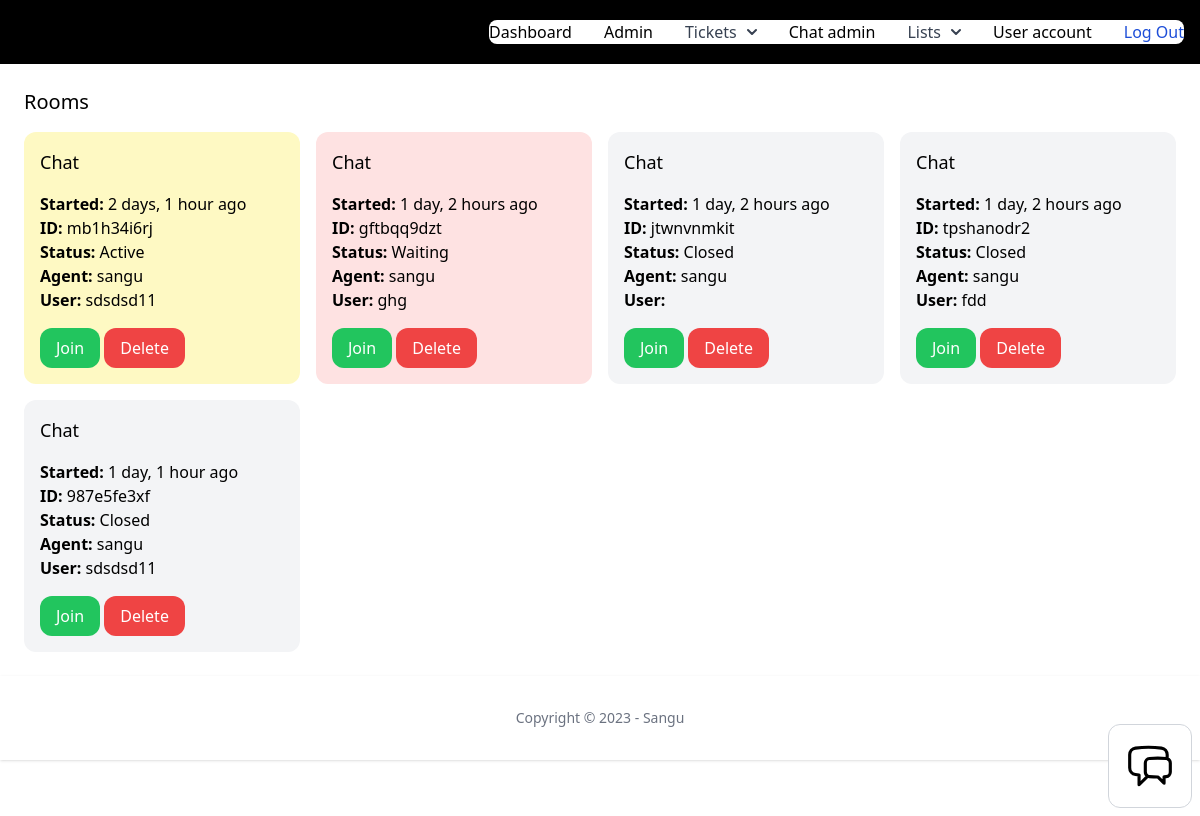
The app's page /chat-admin (signed in), older data.
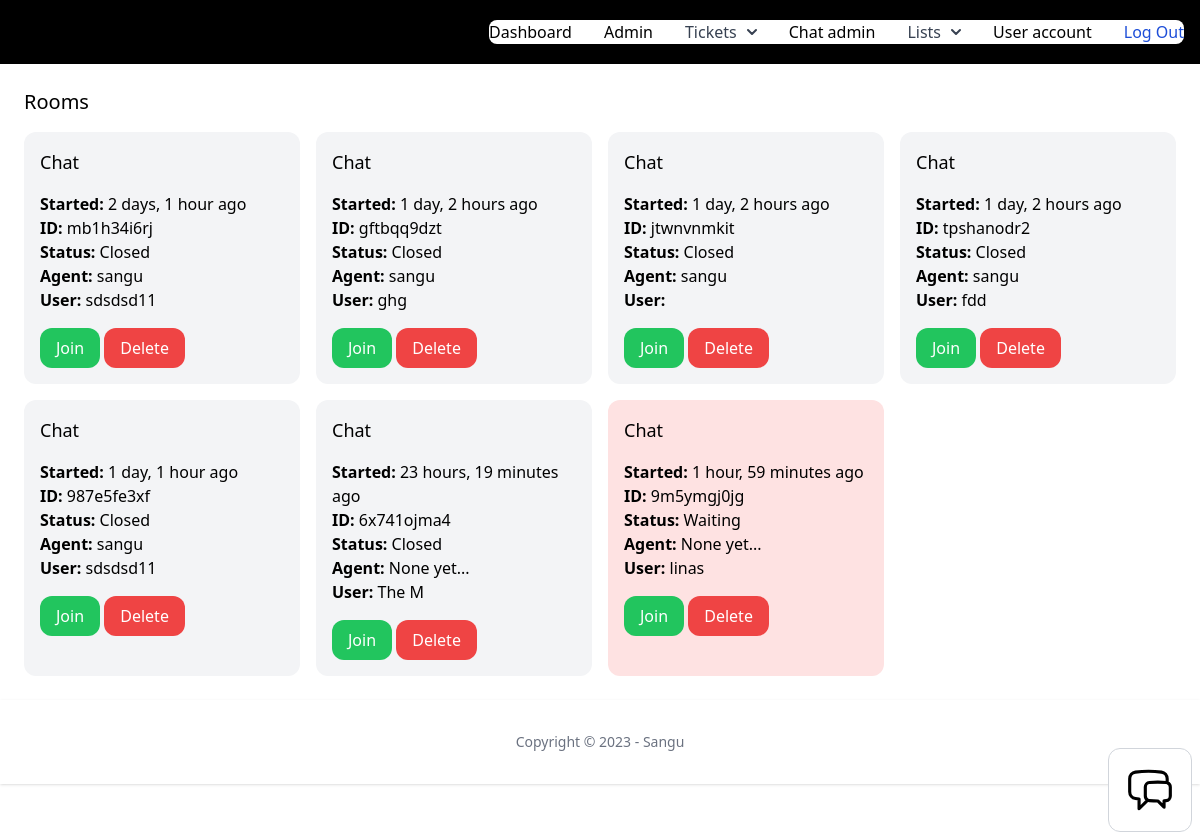
The same page, newer data.
### chat/models.py (models this page shows, shortened)
class Room(models.Model):
    ACTIVE = 'active'
    WAITING = 'waiting'
    CLOSED = 'closed'
    CHOICES_STATUS = (
        (ACTIVE, 'Active'),
        (WAITING, 'Waiting'),
        (CLOSED, 'Closed'),
    )
    uuid = models.CharField(max_length=255)
    chat_user = models.CharField(max_length=255)
    agent = models.ForeignKey(User, related_name='rooms', blank=True, null=True, on_delete=models.SET_NULL)
    messages = models.ManyToManyField(Message, blank=True)
    url = models.CharField(max_length=255, blank=True, null=True)
    status = models.CharField(max_length=15, choices=CHOICES_STATUS, default=WAITING)
    created_at = models.DateTimeField(auto_now_add=True)
    class Meta:
        ordering = ('created_at',)

### user/models.py (models this page shows)
class User(AbstractUser):
    phone = models.TextField(blank=True, null=True)
    is_customer = models.BooleanField(default=True)
    is_manager = models.BooleanField(default=False)

### chat/views.py (the view)
# urls.py: path('chat-admin', views.admin, name='admin'),
@login_required
def admin(request):
    rooms = Room.objects.all()
    users = User.objects.all()
    return render(request, 'chat/admin.html', {
        'rooms': rooms,
        'users': users
    })

### team/context_processors.py (called while the page is built)
def active_team(request):
    if request.user.is_authenticated:
        if request.user.userprofile.active_team:
            active_team = request.user.userprofile.active_team
        else:
            active_team = Team.objects.filter(created_by=request.user)[0]
    else:
        active_team = None
    return {'active_team': active_team}

### chat/templates/chat/admin.html (shortened to what this page needs)
{% extends 'app/base.html'  %}
{% block content %}
<div class="py-6 px-6">
    <h1 class="mb-4 text-xl">Rooms</h1>
    <div class="grid grid-cols-4 gap-4">
        {% for room in rooms %}
        <div class="p-4 rounded-xl {% if room.status == 'waiting' %}bg-red-100{% elif room.status == 'active' %}bg-yellow-100{% else %}bg-gray-100{% endif %}">
            <h3 class="mb-4 text-lg">Chat</h3>
            <p>
                <b>Started: </b>{{ room.created_at|timesince }} ago<br>
                <b>ID: </b>{{ room.uuid }}<br>
                <b>Status: </b>{{ room.get_status_display }}<br>
                <b>Agent: </b>{% firstof room.agent.username 'None yet...' %}<br>
                <b>User: </b>{{ room.chat_user }}<br>
            </p>
            <a href="{% url 'chat:room' room.uuid %}" class="mt-4 inline-block py-2 px-4 rounded-xl bg-green-500 text-white">Join</a>
            <a href="{% url 'chat:delete' room.uuid %}" class="mt-4 inline-block py-2 px-4 rounded-xl bg-red-500 text-white">Delete</a>
        </div>
        {% endfor %}
    </div>
</div>
{% endblock %}

### app/templates/app/base.html (shortened to what this page needs)
{% load static %}
<!doctype html>
<html>
<head>
    <script src="https://cdn.tailwindcss.com"></script>
</head>
<body>
    <nav class="bg-black border-gray-200 dark:bg-black dark:border-gray-700">
        <div class="max-w-screen-xl flex flex-wrap items-center justify-between mx-auto p-4">
            <a href="/" class="flex items-center">
                <span class="self-center text-2xl font-semibold whitespace-nowrap dark:text-white">Django CRM</span>
            </a>
            {% if request.user.is_authenticated %}
            {% if request.user.is_manager %}
            <a href="{% url 'teams:detail' active_team.id %}" class="flex items-center">
                <span class="self-center text-2xl font-semibold whitespace-nowrap dark:text-white">{{ active_team.name }}</span>
            </a>
            {% endif %}
            {% endif %}
            <div class="hidden w-full md:block md:w-auto" id="navbar-multi-level">
                <ul class="flex flex-col font-medium p-4 md:p-0 mt-4 border border-gray-100 rounded-lg bg-gray-50 md:flex-row md:space-x-8 md:mt-0 md:border-0 md:bg-white dark:bg-gray-800 md:dark:bg-black dark:border-gray-700">
                    <li>
                        <a href="{% url 'dashboard:index' %}" class="block py-2 pl-3 pr-4 text-black rounded hover:bg-gray-100 md:hover:bg-transparent md:border-0 md:hover:text-blue-700 md:p-0 dark:text-white md:dark:hover:text-blue-500 dark:hover:bg-gray-700 dark:hover:text-white md:dark:hover:bg-transparent">Dashboard</a>
                    </li>
                    {% if request.user.is_staff %}
                    <li>
                        <a href="/admin" class="block py-2 pl-3 pr-4 text-black rounded hover:bg-gray-100 md:hover:bg-transparent md:border-0 md:hover:text-blue-700 md:p-0 dark:text-white md:dark:hover:text-blue-500 dark:hover:bg-gray-700 dark:hover:text-white md:dark:hover:bg-transparent">Admin</a>
                    </li>
                    {% endif %}
                    {% if request.user.is_authenticated %}
                    <li>
                        <button id="dropdownNavbarLink" data-dropdown-toggle="dropdownNavbar" class="flex items-center justify-between w-full py-2 pl-3 pr-4  text-gray-700 border-b border-gray-100 hover:bg-gray-50 md:hover:bg-transparent md:border-0 md:hover:text-blue-700 md:p-0 md:w-auto dark:text-white md:dark:hover:text-blue-500 dark:focus:text-white dark:border-gray-700 dark:hover:bg-gray-700 md:dark:hover:bg-transparent">
                            Tickets <svg class="w-2.5 h-2.5 ml-2.5" aria-hidden="true" xmlns="http://www.w3.org/2000/svg" fill="none" viewBox="0 0 10 6">
                                <path stroke="currentColor" stroke-linecap="round" stroke-linejoin="round" stroke-width="2" d="m1 1 4 4 4-4" />
                            </svg>
                        </button>
                    </li>
                    {% endif %}
                    {% if request.user.is_manager %}
                    <li>
                        <a href="{% url 'chat:admin' %}" class="block py-2 pl-3 pr-4 text-black rounded hover:bg-gray-100 md:hover:bg-transparent md:border-0 md:hover:text-blue-700 md:p-0 dark:text-white md:dark:hover:text-blue-500 dark:hover:bg-gray-700 dark:hover:text-white md:dark:hover:bg-transparent">Chat admin</a>
                    </li>
                    <li>
                        <button id="dropdownNavbarLink" data-dropdown-toggle="dropdownNavbar_lists" class="flex items-center justify-between w-full py-2 pl-3 pr-4  text-gray-700 border-b border-gray-100 hover:bg-gray-50 md:hover:bg-transparent md:border-0 md:hover:text-blue-700 md:p-0 md:w-auto dark:text-white md:dark:hover:text-blue-500 dark:focus:text-white dark:border-gray-700 dark:hover:bg-gray-700 md:dark:hover:bg-transparent">
                            Lists <svg class="w-2.5 h-2.5 ml-2.5" aria-hidden="true" xmlns="http://www.w3.org/2000/svg" fill="none" viewBox="0 0 10 6">
                                <path stroke="currentColor" stroke-linecap="round" stroke-linejoin="round" stroke-width="2" d="m1 1 4 4 4-4" />
                            </svg>
                        </button>
                    </li>
                    {% endif %}
                    {% if request.user.is_authenticated %}
                    <li>
                        <a href="{% url 'userprofile:user_account' %}" class="block py-2 pl-3 pr-4 text-black rounded hover:bg-gray-100 md:hover:bg-transparent md:border-0 md:hover:text-blue-700 md:p-0 dark:text-white md:dark:hover:text-blue-500 dark:hover:bg-gray-700 dark:hover:text-white md:dark:hover:bg-transparent">User account</a>
                    </li>
                    {% endif %}
                    {% if request.user.is_authenticated %}
                    <li>
                        <a href="{% url 'logout' %}" class="block py-2 pl-3 pr-4 text-white bg-blue-700 rounded md:bg-transparent md:text-blue-700 md:p-0 md:dark:text-blue-500 dark:bg-blue-600 md:dark:bg-transparent" aria-current="page">Log Out</a>
                    </li>
                    {% endif %}
                </ul>
            </div>
        </div>
    </nav>
    {% block content %}
    {% endblock%}
    {% include 'chat/chat_bubble.html' %}
    <footer class="bg-white shadow dark:bg-black">
        <div class="w-full max-w-screen-xl mx-auto p-4 md:py-8">
            <span class="block text-sm text-gray-500 sm:text-center dark:text-gray-400">Copyright © 2023 - Sangu</span>
        </div>
    </footer>
    <footer class="py-3 my-4">
    </footer>
</body>
</html>

### chat/templates/chat/chat_bubble.html (shortened to what this page needs)
<div id="chat" class="max-w-[300px] fixed right-2 bottom-2 p-4 bg-white border border-gray-300 rounded-xl">
    <div id="chat_icon">
        <button id="chat_open" class="w-[50px] flex items-center">
        </button>
    </div>
</div>

Row changes from the older to the newer data that the page shows:
changed Room "2 days, 1 hour": status "Active" → "Closed"
changed Room "gftbqq9dzt": status "Waiting" → "Closed"
added Room: created_at "23 hours, 19 minutes", uuid "6x741ojma4", status "Closed", agent "None yet...", chat_user "The M"
added Room: created_at "1 hour, 59 minutes", uuid "9m5ymgj0jg", status "Waiting", agent "None yet...", chat_user "linas"
